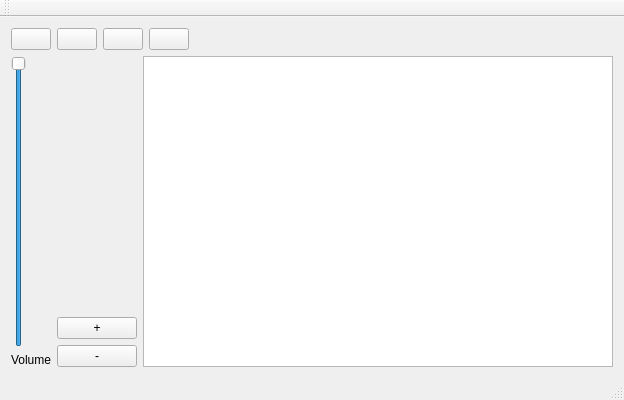
<?xml version="1.0" encoding="UTF-8"?>
<ui version="4.0">
 <class>MPClass</class>
 <widget class="QMainWindow" name="MPClass">
  <property name="geometry">
   <rect>
    <x>0</x>
    <y>0</y>
    <width>624</width>
    <height>400</height>
   </rect>
  </property>
  <property name="windowTitle">
   <string>MP</string>
  </property>
  <widget class="QWidget" name="centralWidget">
   <layout class="QVBoxLayout" name="verticalLayout_2">
    <item>
     <layout class="QHBoxLayout" name="horizontalLayout">
      <item>
       <widget class="QPushButton" name="lastBtn">
        <property name="text">
         <string/>
        </property>
        <property name="icon">
         <iconset resource="MP.qrc">
          <normaloff>:/MP/last.jpg</normaloff>:/MP/last.jpg</iconset>
        </property>
        <property name="iconSize">
         <size>
          <width>30</width>
          <height>30</height>
         </size>
        </property>
       </widget>
      </item>
      <item>
       <widget class="QPushButton" name="pauseBtn">
        <property name="text">
         <string/>
        </property>
        <property name="icon">
         <iconset resource="MP.qrc">
          <normaloff>:/MP/timgGMZT1SW1.jpg</normaloff>:/MP/timgGMZT1SW1.jpg</iconset>
        </property>
        <property name="iconSize">
         <size>
          <width>30</width>
          <height>30</height>
         </size>
        </property>
       </widget>
      </item>
      <item>
       <widget class="QPushButton" name="playBtn">
        <property name="text">
         <string/>
        </property>
        <property name="icon">
         <iconset resource="MP.qrc">
          <normaloff>:/MP/play.jpg</normaloff>:/MP/play.jpg</iconset>
        </property>
        <property name="iconSize">
         <size>
          <width>32</width>
          <height>32</height>
         </size>
        </property>
       </widget>
      </item>
      <item>
       <widget class="QPushButton" name="nextBtn">
        <property name="text">
         <string/>
        </property>
        <property name="icon">
         <iconset resource="MP.qrc">
          <normaloff>:/MP/next.jpg</normaloff>:/MP/next.jpg</iconset>
        </property>
        <property name="iconSize">
         <size>
          <width>30</width>
          <height>30</height>
         </size>
        </property>
       </widget>
      </item>
      <item>
       <spacer name="horizontalSpacer">
        <property name="orientation">
         <enum>Qt::Horizontal</enum>
        </property>
        <property name="sizeHint" stdset="0">
         <size>
          <width>40</width>
          <height>20</height>
         </size>
        </property>
       </spacer>
      </item>
     </layout>
    </item>
    <item>
     <layout class="QHBoxLayout" name="horizontalLayout_2">
      <item>
       <layout class="QVBoxLayout" name="verticalLayout_3">
        <item>
         <widget class="QSlider" name="volumeSlider">
          <property name="value">
           <number>99</number>
          </property>
          <property name="orientation">
           <enum>Qt::Vertical</enum>
          </property>
         </widget>
        </item>
        <item>
         <widget class="QLabel" name="label">
          <property name="text">
           <string>Volume</string>
          </property>
         </widget>
        </item>
       </layout>
      </item>
      <item>
       <layout class="QVBoxLayout" name="verticalLayout">
        <item>
         <spacer name="verticalSpacer">
          <property name="orientation">
           <enum>Qt::Vertical</enum>
          </property>
          <property name="sizeHint" stdset="0">
           <size>
            <width>20</width>
            <height>40</height>
           </size>
          </property>
         </spacer>
        </item>
        <item>
         <widget class="QPushButton" name="addBtn">
          <property name="text">
           <string>+</string>
          </property>
         </widget>
        </item>
        <item>
         <widget class="QPushButton" name="removeBtn">
          <property name="text">
           <string>-</string>
          </property>
         </widget>
        </item>
       </layout>
      </item>
      <item>
       <widget class="QListWidget" name="list"/>
      </item>
     </layout>
    </item>
   </layout>
  </widget>
  <widget class="QMenuBar" name="menuBar">
   <property name="geometry">
    <rect>
     <x>0</x>
     <y>0</y>
     <width>624</width>
     <height>23</height>
    </rect>
   </property>
  </widget>
  <widget class="QToolBar" name="mainToolBar">
   <attribute name="toolBarArea">
    <enum>TopToolBarArea</enum>
   </attribute>
   <attribute name="toolBarBreak">
    <bool>false</bool>
   </attribute>
  </widget>
  <widget class="QStatusBar" name="statusBar"/>
 </widget>
 <layoutdefault spacing="6" margin="11"/>
 <resources>
  <include location="MP.qrc"/>
 </resources>
 <connections/>
</ui>
